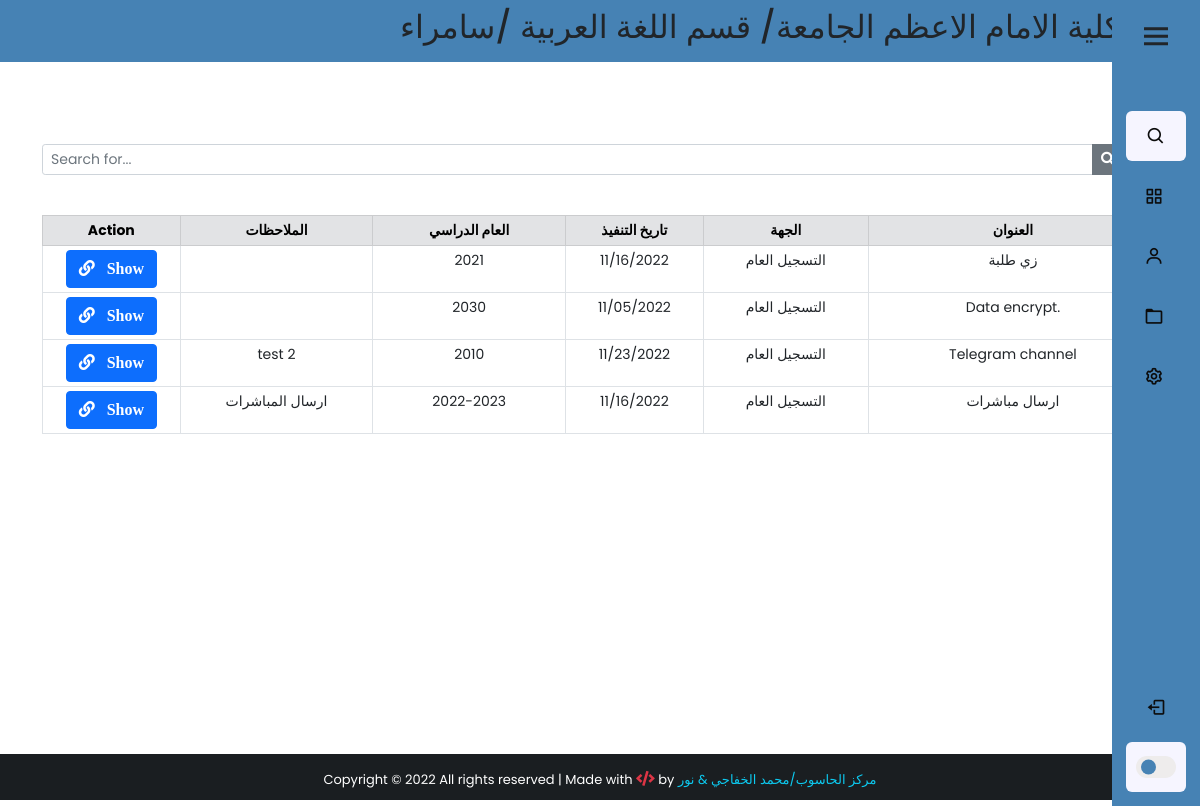
The app's page /notifications/ (signed in) with its own data.
### app/models.py (models this page shows, shortened)
class UserProfile(models.Model):
    user = models.OneToOneField(User,on_delete=models.PROTECT,verbose_name="اسم المستخدم")
    Dname = models.ForeignKey(Department,on_delete=models.PROTECT,verbose_name="القسم")
    Cname = models.ForeignKey(City,on_delete=models.PROTECT,verbose_name="المحافظة")
    class Meta:
        verbose_name_plural = "بروفايل المستخدمين"

class Department(models.Model):
    Dname = models.CharField(max_length=100,verbose_name="القسم")
    def __str__(self):
        return self.Dname
    class Meta:
        verbose_name_plural = "الاقسام العلمية"

class City(models.Model):
    Cname = models.CharField(max_length=100,verbose_name="المحافظة")
    def __str__(self):
        return self.Cname
    class Meta:
        verbose_name_plural = "المحافظات"

class Notifications(models.Model):
    title = models.CharField(max_length=200, verbose_name="العنوان")
    Dname = models.ForeignKey(Department,verbose_name="القسم",on_delete=models.PROTECT)
    Cname = models.ForeignKey(City, verbose_name="المحافظة", on_delete=models.PROTECT)
    get_from = models.CharField(max_length=200, verbose_name="الجهة")
    year = models.CharField(max_length=200, verbose_name="العام الدراسي")
    date = models.DateField(verbose_name="تاريخ التنفيذ", null=True, blank=True)
    note = models.TextField(verbose_name="الملاحظات", null=True, blank=True)
    file = models.FileField(upload_to='files/%y/%m',null=True,blank=True)
    created_at = models.DateTimeField(auto_now_add=True)
    class Meta:
        verbose_name_plural='التعميم/الاشعارات'

### app/views.py (the view)
# urls.py: path('notifications/', views.notification, name="notification"),
def notification(request):
    if 'q' in request.GET:
        q = request.GET['q']
        user = request.user.userprofile
        all_post = Notifications.objects.filter(
            Q(title__icontains=q) | Q(get_from=q) | Q(
                note=q) | Q(year=q)
        ).order_by('-created_at')
        dname = Department.objects.all().filter(Dname="الكل")
        cname = City.objects.all().filter(Cname="الكل")
        all_post = all_post.filter(Dname__in=[user.Dname, dname[0]], Cname__in=[user.Cname, cname[0]])
    else:
        user = request.user.userprofile
        dname = Department.objects.all().filter(Dname="الكل")
        cname = City.objects.all().filter(Cname="الكل")
        all_post = Notifications.objects.all().filter(
            Dname__in=[user.Dname, dname[0]], Cname__in=[user.Cname, cname[0]]).order_by('-created_at')
    paginator = Paginator(all_post, 5)
    page = request.GET.get('page')
    all_students_state = paginator.get_page(page)
    context = {
        'all_post': all_students_state,
        'user': user,
    }
    return render(request,'notifications/notfications.html',context)

### app/templates/notifications/notfications.html (shortened to what this page needs)
{% extends 'base2.html' %}
{% block content %}
<div class="container" style="padding-top:10px;">
     <br><br>
       <form action="">
          <div class="input-group input-group-sm mb-3 mt-4">
               <input type="text" name="q" class="form-control" placeholder="Search for..." value="{{ request.GET.q }}">
               <button class="btn btn-secondary"><i class="fas fa-search"></i></button>
               <a href="{% url 'notification' %}" class="btn btn-dark" style="margin-left:2px;"></a>
          </div>
     </form>
       <center>
          <table class="table table-bordered table-sm mt-4" style="text-align: center; font-size: 14px;">
               <thead class="table-secondary">
                  <div class="row">
                    <tr>
                         <th class="col-lg-2 col-sm-12" style="width:10%;" >Action</th>
                         <th class="col-lg-2 col-sm-12" style="width:14%;">الملاحظات</th>
                         <th class="col-lg-2 col-sm-12" style="width:14%;">العام الدراسي</th>
                         <th class="col-lg-2 col-sm-12" style="width:10%;">تاريخ التنفيذ</th>
                         <th class="col-lg-2 col-sm-12" style="width:12%;">الجهة</th>
                         <th class="col-lg-2 col-sm-12" style="width:21%;">العنوان</th>
                    </tr>
              </div>
               </thead>
               {% for post in all_post %}
               <tr>
                     <td>
                         <a href="{{post.file.url}}" class="btn btn-primary "  target="_blank" title="show img">
                              <i class="fas fa-link">&nbsp;&nbsp; Show  </i>
                         </a>
                    </td>
                    <td>{{post.note}}</td>
                    <td>{{post.year}}</td>
                    <td>{{post.date | date:'m/d/Y'}}</td>
                    <td>{{post.get_from}}</td>
                    <td>{{post.title}}</td>
               {% endfor %}
          </table>
     </center>
     </div>
{% endblock content %}

### app/templates/base2.html (shortened to what this page needs)
{% load static %}
<!DOCTYPE html>
<html lang="en">
<head>
    <link href="https://cdn.jsdelivr.net/npm/bootstrap@5.0.2/dist/css/bootstrap.min.css" rel="stylesheet">
    <link rel="stylesheet" href="https://use.fontawesome.com/releases/v5.15.4/css/all.css">
    <link rel="stylesheet" href="{% static 'css/style.css' %}">
</head>
<body style="overflow: scroll;">
{% include 'sidebar-dark.html' %}
 <div class="wrapper">
    <header>
        <nav class="navbar navbar-expand-id navbar-dark "style="background-color:steelblue; text-align:center;">
             <h2 class="text-dark text-outline-primary" style=" margin-left:400px;">كلية الامام الاعظم الجامعة/ قسم  {{user.Dname}}  /{{user.Cname}}</h2>
        </nav>
    </header>
    {% block content %}
    {% endblock content %}
         </div>
 {% include 'footer.html' %}
</body>
</html>

### std_collage/static/css/style.css (style rules this page uses)
html , body { height: 100%; margin: 0; max-width: 100%; overflow-y: hidden; }
.wrapper { min-height:100%; margin-bottom: -50px; }

### std_collage/static/css/sidebar-dark.css (style rules this page uses)
* { margin: 0; padding: 0; box-sizing: border-box; font-family: 'Poppins', sans-serif; }
:root { --body-color: white ; --sidebar-color:steelblue; --primary-color: cornflowerblue; --primary-color-light: #F6F5FF; --toggle-color: rgb(238, 236, 236); --text-color: #0c0c0c; --tran-03: all 0.2s ease; --tran-03: all 0.3s ease; --tran-04: all 0.3s ease; --tran-05: all 0.3s ease; }
body { min-height: 100vh; background-color: var(--body-color); transition: var(--tran-05); }

### records on screen
UserProfile: Dname "اللغة العربية", Cname "سامراء"
Notifications: year "2021", date "11/16/2022", get_from "التسجيل العام", title "زي طلبة"
Notifications: year "2030", date "11/05/2022", get_from "التسجيل العام", title "Data encrypt."
Notifications: note "test 2", year "2010", date "11/23/2022", get_from "التسجيل العام", title "Telegram channel"
Notifications: note "ارسال المباشرات", year "2022-2023", date "11/16/2022", get_from "التسجيل العام", title "ارسال مباشرات"
